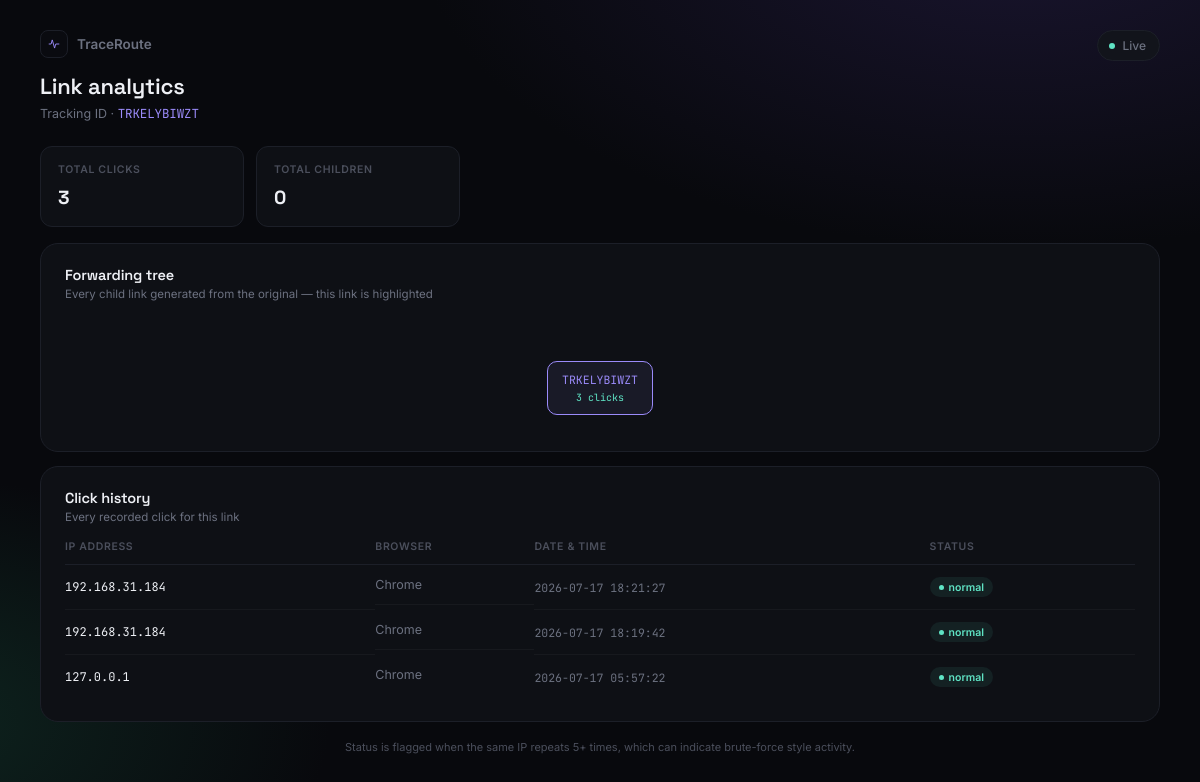
Page /analytics/TRKELYBIWZT on the committed database.
### tables this page shows
CREATE TABLE clicks(

id INTEGER PRIMARY KEY AUTOINCREMENT,

tracking_id TEXT,

ip_address TEXT,

user_agent TEXT,

referer TEXT,

clicked_at TIMESTAMP DEFAULT CURRENT_TIMESTAMP

, browser TEXT, country TEXT, city TEXT, lat REAL, lon REAL);

### app.py (the view)
@app.route("/analytics/<tracking_id>")
def analytics(tracking_id):
    conn = get_db_connection()
    cursor = conn.cursor()
    cursor.execute("SELECT tracking_id FROM links WHERE tracking_id=?", (tracking_id,))
    if not cursor.fetchone():
        conn.close()
        return render_template("404.html"), 404
    cursor.execute(
        "SELECT COUNT(*) AS total_clicks FROM clicks WHERE tracking_id=?",
        (tracking_id,),
    )
    total_clicks = cursor.fetchone()["total_clicks"]
    cursor.execute(
        "SELECT parent_tracking_id, generation FROM traversal_nodes WHERE tracking_id=?",
        (tracking_id,),
    )
    parent_row = cursor.fetchone()
    if parent_row:
        parent_tracking = parent_row["parent_tracking_id"]
        generation = parent_row["generation"]
    else:
        parent_tracking = "Original Link"
        generation = 0
    cursor.execute(
        "SELECT COUNT(*) AS total_children FROM traversal_nodes WHERE parent_tracking_id=?",
        (tracking_id,),
    )
    total_children = cursor.fetchone()["total_children"]
    cursor.execute(
        """
        SELECT ip_address, browser, clicked_at
        FROM clicks
        WHERE tracking_id=?
        ORDER BY clicked_at DESC
        """,
        (tracking_id,),
    )
    click_history = cursor.fetchall()
    root_id = find_root(cursor, tracking_id)
    tree_data = build_tree(cursor, root_id)
    conn.close()
    return render_template(
        "analytics.html",
        tracking_id=tracking_id,
        total_clicks=total_clicks,
        parent_tracking=parent_tracking,
        generation=generation,
        total_children=total_children,
        click_history=click_history,
        tree_data=tree_data,
    )

### app.py (called while the page is built)
def get_click_count(cursor, tracking_id):
    cursor.execute("SELECT COUNT(*) AS c FROM clicks WHERE tracking_id=?", (tracking_id,))
    return cursor.fetchone()["c"]

def find_root(cursor, tracking_id):
    current = tracking_id
    while True:
        cursor.execute(
            "SELECT parent_tracking_id FROM traversal_nodes WHERE tracking_id=?",
            (current,),
        )
        row = cursor.fetchone()
        if row and row["parent_tracking_id"]:
            current = row["parent_tracking_id"]
        else:
            break
    return current

def build_tree(cursor, tracking_id, generation=0):
    node = {
        "tracking_id": tracking_id,
        "generation": generation,
        "clicks": get_click_count(cursor, tracking_id),
        "children": [],
    }
    cursor.execute(
        "SELECT tracking_id FROM traversal_nodes WHERE parent_tracking_id=? ORDER BY tracking_id",
        (tracking_id,),
    )
    for row in cursor.fetchall():
        node["children"].append(build_tree(cursor, row["tracking_id"], generation + 1))
    return node

### database.py (called while the page is built)
def get_db_connection():
    conn = sqlite3.connect(DATABASE)
    conn.row_factory = sqlite3.Row
    return conn

### templates/analytics.html (shortened to what this page needs)
<!DOCTYPE html>
<html lang="en">
<head>
</head>
<body>
<main>
  <header class="top">
    <div>
      <div class="brand">
        <div class="brand-mark"><svg viewBox="0 0 24 24" fill="none" stroke="#9b8bfa" stroke-width="1.6"><path d="M3 12h4l2-7 4 14 2-7h6"/></svg></div>
        <span>TraceRoute</span>
      </div>
      <h1>Link analytics</h1>
      <div class="tid">Tracking ID · <span class="mono">{{ tracking_id }}</span></div>
    </div>
    <div class="pill"><span class="pulse"></span> Live</div>
  </header>
  <section class="stats" style="grid-template-columns: repeat(2, 1fr); max-width:420px;">
    <div class="stat">
      <div class="lbl">Total clicks</div>
      <div class="val">{{ total_clicks }}</div>
    </div>
    <div class="stat">
      <div class="lbl">Total children</div>
      <div class="val">{{ total_children }}</div>
    </div>
  </section>
  <section class="panel" style="margin-bottom:14px;">
    <div class="panel-head">
      <div>
        <h3>Forwarding tree</h3>
        <div class="sub">Every child link generated from the original — this link is highlighted</div>
      </div>
    </div>
    <div class="tree-scroll">
      <div class="tree" id="treeRoot"></div>
    </div>
  </section>
  <section class="panel">
    <div class="panel-head">
      <div>
        <h3>Click history</h3>
        <div class="sub">Every recorded click for this link</div>
      </div>
    </div>
    <table>
      <thead>
        <tr><th>IP address</th><th>Browser</th><th>Date &amp; time</th><th>Status</th></tr>
      </thead>
      <tbody id="clickTableBody">
        {% for click in click_history %}
        <tr data-ip="{{ click.ip_address }}">
          <td class="ip">{{ click.ip_address }}</td>
          <td class="browser-cell">{{ click.browser }}</td>
          <td class="time-cell">{{ click.clicked_at }}</td>
          <td class="status-cell"></td>
        </tr>
        {% else %}
        <tr><td colspan="4" class="empty">No clicks recorded yet for this link.</td></tr>
        {% endfor %}
      </tbody>
    </table>
  </section>
  <footer class="note">Status is flagged when the same IP repeats 5+ times, which can indicate brute-force style activity.</footer>
</main>
</body>
</html>

### templates/analytics.html (style rules this page uses)
:root { --bg: #08090d; --panel: #0e1015; --panel-alt: #12141b; --line: #1c1f28; --line-soft: #ffffff0a; --text: #eef0f5; --muted: #6c7180; --muted-dim: #4b4f5c; --violet: #9b8bfa; --violet-soft: #9b8bfa14; --mint: #5fe3c4; --mint-soft: #5fe3c414; --coral: #ff7a85; --coral-soft: #ff7a8514; --radius-lg: 18px; --radius-md: 12px; }
* { box-sizing:border-box; margin:0; padding:0; }
body { background: radial-gradient(1100px 600px at 85% -10%, #1a1530 0%, transparent 55%), radial-gradient(900px 500px at -10% 90%, #0e2620 0%, transparent 50%), var(--bg); color: var(--text); font-family:'Inter', sans-serif; min-height:100vh; -webkit-font-smoothing:antialiased; }
.mono { font-family:'JetBrains Mono', monospace; letter-spacing:-0.01em; }
h1,h2,h3 { font-family:'Space Grotesk', sans-serif; letter-spacing:-0.01em; }
main { max-width: 1180px; margin:0 auto; padding: 30px 30px 50px; }
header.top { display:flex; justify-content:space-between; align-items:flex-start; margin-bottom:24px; gap:20px; flex-wrap:wrap; }
.brand { display:flex; align-items:center; gap:9px; margin-bottom:14px; }
.brand-mark { width:28px; height:28px; border-radius:8px; background:#0a0b10; border:1px solid var(--line); display:flex; align-items:center; justify-content:center; }
.brand-mark svg { width:14px; height:14px; }
.brand span { font-weight:600; font-size:13.5px; color:var(--muted); }
header.top h1 { font-size:22px; font-weight:600; }
header.top .tid { color:var(--muted); font-size:12.5px; margin-top:5px; }
header.top .tid .mono { color: var(--violet); }
.pill { display:flex; align-items:center; gap:7px; flex-shrink:0; background: var(--panel-alt); border:1px solid var(--line); padding:7px 13px 7px 11px; border-radius:20px; font-size:12px; color:var(--muted); font-weight:500; }
.pill .pulse { width:6px; height:6px; border-radius:50%; background:var(--mint); box-shadow:0 0 0 0 rgba(95,227,196,0.6); animation: pulse 2.2s infinite; }
.stats { display:grid; grid-template-columns: repeat(5, 1fr); gap:12px; margin-bottom:16px; }
.stat { background: var(--panel); border:1px solid var(--line); border-radius: var(--radius-md); padding: 16px 17px; }
.stat .lbl { font-size:10.5px; text-transform:uppercase; letter-spacing:0.06em; color:var(--muted-dim); font-weight:600; margin-bottom:9px; }
.stat .val { font-size:19px; font-weight:700; font-family:'Space Grotesk'; word-break:break-all; }
.panel { background: var(--panel); border:1px solid var(--line); border-radius: var(--radius-lg); padding: 22px 24px; }
.panel-head { display:flex; justify-content:space-between; align-items:flex-start; margin-bottom:16px; }
.panel-head h3 { font-size:14.5px; font-weight:600; }
.panel-head .sub { font-size:11.5px; color:var(--muted); margin-top:3px; }
table { width:100%; border-collapse:collapse; font-size:12.5px; }
thead th { text-align:left; color:var(--muted-dim); font-weight:600; font-size:10.5px; text-transform:uppercase; letter-spacing:0.06em; padding-bottom:11px; border-bottom:1px solid var(--line); }
tbody td { padding:12px 10px 12px 0; border-bottom:1px solid var(--line-soft); color:var(--text); vertical-align:middle; }
tbody tr:last-child td { border-bottom:none; }
.ip { font-family:'JetBrains Mono'; font-size:12px; }
.browser-cell { display:flex; align-items:center; gap:8px; color:var(--muted); }
.time-cell { color:var(--muted); font-size:11.5px; font-family:'JetBrains Mono'; }
.tree-scroll { overflow-x:auto; padding-bottom:6px; }
.tree { display:flex; justify-content:center; padding:20px 10px 8px; }
footer.note { margin-top:18px; font-size:11px; color:var(--muted-dim); text-align:center; }

### rows in the picture
clicks: ip_address "192.168.31.184", browser "Chrome", clicked_at "2026-07-17 18:21:27"
clicks: ip_address "192.168.31.184", browser "Chrome", clicked_at "2026-07-17 18:19:42"
clicks: ip_address "127.0.0.1", browser "Chrome", clicked_at "2026-07-17 05:57:22"

### other values in the picture
{{ tracking_id }} "TRKELYBIWZT"
{{ total_clicks }} "3"
{{ total_children }} "0"
